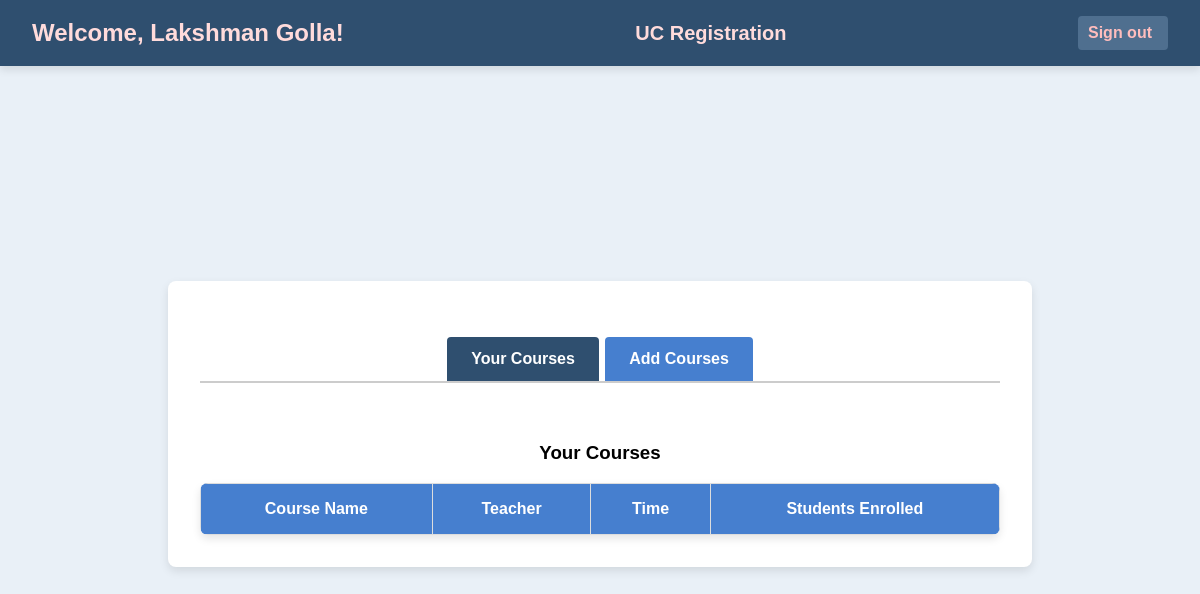
/student/courses (signed in), run on an earlier commit of the app's database.
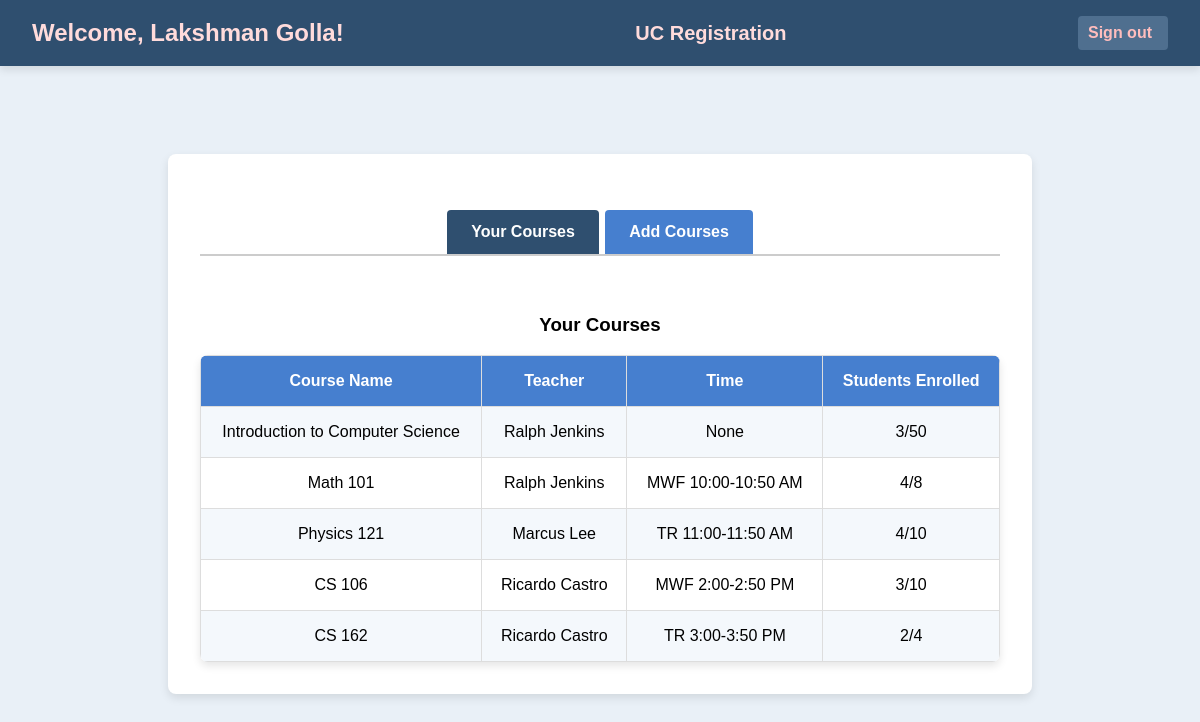
And on a later commit of the database.
### app.py (models this page shows, shortened)
class Course(db.Model):
    id = db.Column(db.Integer, primary_key=True)
    course_code = db.Column(db.String(10))
    course_name = db.Column(db.String(100))
    capacity = db.Column(db.Integer)
    teacher_id = db.Column(db.Integer, db.ForeignKey('user.id'), nullable=True)
    teacher = db.relationship('User', backref='teaching_courses', foreign_keys=[teacher_id])
    time = db.Column(db.String(50))
    enrolled_count = db.Column(db.Integer, default=0)

class User(UserMixin, db.Model):
    id = db.Column(db.Integer, primary_key=True)
    username = db.Column(db.String(150))
    password = db.Column(db.String(150))
    role = db.Column(db.String(50))

### app.py (the view)
@app.route('/student/courses')
@login_required
def student_courses():
    if current_user.role != 'student':
        flash("Access denied: Only students can view this page.", "danger")
        return redirect(url_for('login'))  # Redirect to login if not a student
    courses = db.session.query(
        Course.id.label("id"),
        Course.course_name.label("course_name"),
        User.username.label("teacher"),
        Course.time.label("time"),
        Course.enrolled_count.label("enrolled_count"),
        Course.capacity.label("capacity")
    ).join(User, Course.teacher_id == User.id).all()
    enrolled_course_ids = [enrollment.course_id for enrollment in Enrollment.query.filter_by(user_id=current_user.id).all()]
    return render_template('student_courses.html', courses=courses, enrolled_course_ids=enrolled_course_ids)

### app.py (called while the page is built)
@login_manager.user_loader
def load_user(user_id):
    return User.query.get(int(user_id))

### templates/student_courses.html (shortened to what this page needs)
<!DOCTYPE html>
<html lang="en">
<head>
    <link rel="stylesheet" href="{{ url_for('static', filename='styles.css') }}">
</head>
<body>
    <div class="header">
        <div class="header-content">
            <div class="welcome-container">
                <h1>Welcome, {{ current_user.username }}!</h1>
            </div>
            <div class="university-container">
                <h2>UC Registration</h2>
            </div>
            <div class="logout-container">
                {% if current_user.role == 'student' %}
                    <a href="{{ url_for('student_logout') }}" class="sign-out">Sign out</a>
                {% elif current_user.role == 'teacher' %}
                    <a href="{{ url_for('teacher_logout') }}" class="sign-out">Sign out</a>
                {% endif %}
            </div>
        </div>
    </div>
    <div class="container">
        <div class="tabs">
            <a href="#your-courses" class="tab-button active">Your Courses</a>
            <a href="#add-courses" class="tab-button">Add Courses</a>
        </div>
        <div id="your-courses" class="tab-content active">
            <h3>Your Courses</h3>
            <table>
                <tr>
                    <th>Course Name</th>
                    <th>Teacher</th>
                    <th>Time</th>
                    <th>Students Enrolled</th>
                </tr>
                {% for course in courses %}
                    {% if course.id in enrolled_course_ids %}
                        <tr>
                            <td>{{ course.course_name }}</td>
                            <td>{{ course.teacher }}</td>
                            <td>{{ course.time }}</td>
                            <td>{{ course.enrolled_count }}/{{ course.capacity }}</td>
                        </tr>
                    {% endif %}
                {% endfor %}
            </table>
        </div>
    </div>
</body>
</html>

What changed in the data, as far as the page shows it:
now on this page (row edited): Course: course_name "Introduction to Computer Science", teacher "Ralph Jenkins", time "None", enrolled_count "3", capacity "50"
now on this page (row edited): Course: course_name "Math 101", teacher "Ralph Jenkins", time "MWF 10:00-10:50 AM", enrolled_count "4", capacity "8"
now on this page (row edited): Course: course_name "Physics 121", teacher "Marcus Lee", time "TR 11:00-11:50 AM", enrolled_count "4", capacity "10"
now on this page (row edited): Course: course_name "CS 106", teacher "Ricardo Castro", time "MWF 2:00-2:50 PM", enrolled_count "3", capacity "10"
now on this page (row edited): Course: course_name "CS 162", teacher "Ricardo Castro", time "TR 3:00-3:50 PM", enrolled_count "2", capacity "4"
